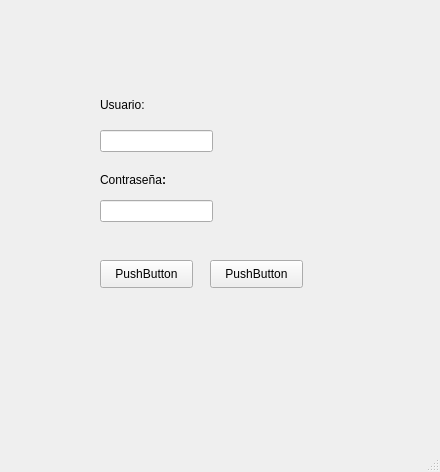
<?xml version="1.0" encoding="UTF-8"?>
<ui version="4.0">
 <class>MainWindow</class>
 <widget class="QMainWindow" name="MainWindow">
  <property name="geometry">
   <rect>
    <x>0</x>
    <y>0</y>
    <width>440</width>
    <height>472</height>
   </rect>
  </property>
  <property name="windowTitle">
   <string>MainWindow</string>
  </property>
  <widget class="QWidget" name="centralwidget">
   <widget class="QPushButton" name="pushButton">
    <property name="geometry">
     <rect>
      <x>100</x>
      <y>260</y>
      <width>93</width>
      <height>28</height>
     </rect>
    </property>
    <property name="text">
     <string>PushButton</string>
    </property>
   </widget>
   <widget class="QPushButton" name="pushButton_2">
    <property name="geometry">
     <rect>
      <x>210</x>
      <y>260</y>
      <width>93</width>
      <height>28</height>
     </rect>
    </property>
    <property name="text">
     <string>PushButton</string>
    </property>
   </widget>
   <widget class="QLineEdit" name="lineEdit">
    <property name="geometry">
     <rect>
      <x>100</x>
      <y>130</y>
      <width>113</width>
      <height>22</height>
     </rect>
    </property>
   </widget>
   <widget class="QLabel" name="label">
    <property name="geometry">
     <rect>
      <x>100</x>
      <y>90</y>
      <width>81</width>
      <height>31</height>
     </rect>
    </property>
    <property name="text">
     <string>&lt;html&gt;&lt;head/&gt;&lt;body&gt;&lt;p&gt;Usuario:&lt;/p&gt;&lt;/body&gt;&lt;/html&gt;</string>
    </property>
   </widget>
   <widget class="QLabel" name="label_2">
    <property name="geometry">
     <rect>
      <x>100</x>
      <y>170</y>
      <width>111</width>
      <height>21</height>
     </rect>
    </property>
    <property name="text">
     <string>&lt;html&gt;&lt;head/&gt;&lt;body&gt;&lt;p&gt;Contraseña&lt;span style=&quot; font-weight:600;&quot;&gt;:&lt;/span&gt;&lt;/p&gt;&lt;/body&gt;&lt;/html&gt;</string>
    </property>
   </widget>
   <widget class="QLineEdit" name="lineEdit_2">
    <property name="geometry">
     <rect>
      <x>100</x>
      <y>200</y>
      <width>113</width>
      <height>22</height>
     </rect>
    </property>
   </widget>
  </widget>
  <widget class="QMenuBar" name="menubar">
   <property name="geometry">
    <rect>
     <x>0</x>
     <y>0</y>
     <width>440</width>
     <height>26</height>
    </rect>
   </property>
  </widget>
  <widget class="QStatusBar" name="statusbar"/>
 </widget>
 <resources/>
 <connections/>
</ui>
